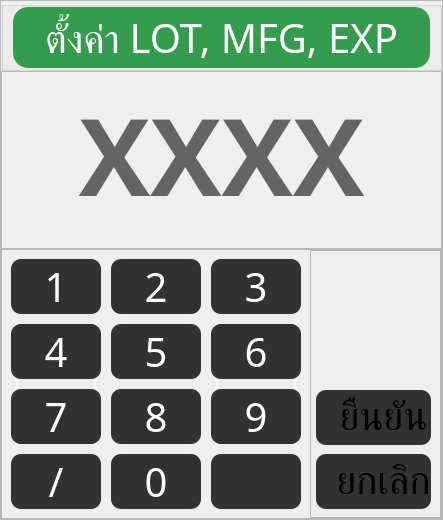
         <widget class="QWidget" name="keyboard">
          <layout class="QVBoxLayout" name="verticalLayout_34">
           <property name="spacing">
            <number>0</number>
           </property>
           <property name="leftMargin">
            <number>0</number>
           </property>
           <property name="topMargin">
            <number>0</number>
           </property>
           <property name="rightMargin">
            <number>0</number>
           </property>
           <property name="bottomMargin">
            <number>0</number>
           </property>
           <item>
            <widget class="QWidget" name="widget_2" native="true">
             <layout class="QVBoxLayout" name="verticalLayout_35">
              <property name="leftMargin">
               <number>0</number>
              </property>
              <property name="topMargin">
               <number>0</number>
              </property>
              <property name="rightMargin">
               <number>0</number>
              </property>
              <property name="bottomMargin">
               <number>0</number>
              </property>
              <item>
               <widget class="QFrame" name="frame_4">
                <property name="minimumSize">
                 <size>
                  <width>0</width>
                  <height>300</height>
                 </size>
                </property>
                <property name="frameShape">
                 <enum>QFrame::Shape::StyledPanel</enum>
                </property>
                <property name="frameShadow">
                 <enum>QFrame::Shadow::Raised</enum>
                </property>
                <layout class="QVBoxLayout" name="verticalLayout_3">
                 <property name="spacing">
                  <number>0</number>
                 </property>
                 <property name="leftMargin">
                  <number>0</number>
                 </property>
                 <property name="topMargin">
                  <number>0</number>
                 </property>
                 <property name="rightMargin">
                  <number>0</number>
                 </property>
                 <property name="bottomMargin">
                  <number>0</number>
                 </property>
                 <item>
                  <widget class="QGroupBox" name="keyboard_title_groupBox">
                   <property name="minimumSize">
                    <size>
                     <width>0</width>
                     <height>70</height>
                    </size>
                   </property>
                   <property name="maximumSize">
                    <size>
                     <width>16777215</width>
                     <height>80</height>
                    </size>
                   </property>
                   <layout class="QHBoxLayout" name="horizontalLayout_60">
                    <property name="leftMargin">
                     <number>9</number>
                    </property>
                    <property name="topMargin">
                     <number>0</number>
                    </property>
                    <property name="rightMargin">
                     <number>9</number>
                    </property>
                    <property name="bottomMargin">
                     <number>0</number>
                    </property>
                    <item>
                     <widget class="QLabel" name="keyboard_title">
                      <property name="minimumSize">
                       <size>
                        <width>0</width>
                        <height>50</height>
                       </size>
                      </property>
                      <property name="maximumSize">
                       <size>
                        <width>16777215</width>
                        <height>65</height>
                       </size>
                      </property>
                      <property name="font">
                       <font>
                        <family>Kanit</family>
                        <pointsize>30</pointsize>
                       </font>
                      </property>
                      <property name="styleSheet">
                       <string notr="true">background-color: rgb(52, 157, 77);
color: rgb(255, 255, 255);
border-radius: 15px;</string>
                      </property>
                      <property name="text">
                       <string>ตั้งค่า LOT, MFG, EXP</string>
                      </property>
                      <property name="alignment">
                       <set>Qt::AlignmentFlag::AlignCenter</set>
                      </property>
                     </widget>
                    </item>
                   </layout>
                  </widget>
                 </item>
                 <item>
                  <widget class="QFrame" name="frame_9">
                   <property name="frameShape">
                    <enum>QFrame::Shape::StyledPanel</enum>
                   </property>
                   <property name="frameShadow">
                    <enum>QFrame::Shadow::Raised</enum>
                   </property>
                   <layout class="QVBoxLayout" name="verticalLayout_38">
                    <property name="spacing">
                     <number>0</number>
                    </property>
                    <property name="bottomMargin">
                     <number>20</number>
                    </property>
                    <item>
                     <widget class="QLabel" name="val_input">
                      <property name="font">
                       <font>
                        <family>Kanit</family>
                        <pointsize>80</pointsize>
                        <bold>true</bold>
                       </font>
                      </property>
                      <property name="styleSheet">
                       <string notr="true">color: rgb(100, 100, 100);
border: none;</string>
                      </property>
                      <property name="text">
                       <string>XXXX</string>
                      </property>
                      <property name="alignment">
                       <set>Qt::AlignmentFlag::AlignCenter</set>
                      </property>
                     </widget>
                    </item>
                   </layout>
                  </widget>
                 </item>
                 <item>
                  <widget class="QFrame" name="frame_5">
                   <property name="minimumSize">
                    <size>
                     <width>0</width>
                     <height>270</height>
                    </size>
                   </property>
                   <property name="maximumSize">
                    <size>
                     <width>16777215</width>
                     <height>270</height>
                    </size>
                   </property>
                   <property name="styleSheet">
                    <string notr="true"/>
                   </property>
                   <property name="frameShape">
                    <enum>QFrame::Shape::StyledPanel</enum>
                   </property>
                   <property name="frameShadow">
                    <enum>QFrame::Shadow::Raised</enum>
                   </property>
                   <layout class="QHBoxLayout" name="horizontalLayout_63">
                    <property name="spacing">
                     <number>0</number>
                    </property>
                    <property name="leftMargin">
                     <number>0</number>
                    </property>
                    <property name="topMargin">
                     <number>0</number>
                    </property>
                    <property name="rightMargin">
                     <number>0</number>
                    </property>
                    <property name="bottomMargin">
                     <number>0</number>
                    </property>
                    <item>
                     <widget class="QFrame" name="frame_6">
                      <property name="palette">
                       <palette>
                        <active>
                         <colorrole role="WindowText">
                          <brush brushstyle="SolidPattern">
                           <color alpha="255">
                            <red>255</red>
                            <green>255</green>
                            <blue>255</blue>
                           </color>
                          </brush>
                         </colorrole>
                         <colorrole role="Button">
                          <brush brushstyle="SolidPattern">
                           <color alpha="255">
                            <red>255</red>
                            <green>255</green>
                            <blue>255</blue>
                           </color>
                          </brush>
                         </colorrole>
                         <colorrole role="Text">
                          <brush brushstyle="SolidPattern">
                           <color alpha="255">
                            <red>255</red>
                            <green>255</green>
                            <blue>255</blue>
                           </color>
                          </brush>
                         </colorrole>
                         <colorrole role="ButtonText">
                          <brush brushstyle="SolidPattern">
                           <color alpha="255">
                            <red>255</red>
                            <green>255</green>
                            <blue>255</blue>
                           </color>
                          </brush>
                         </colorrole>
                         <colorrole role="Base">
                          <brush brushstyle="SolidPattern">
                           <color alpha="255">
                            <red>255</red>
                            <green>255</green>
                            <blue>255</blue>
                           </color>
                          </brush>
                         </colorrole>
                         <colorrole role="Window">
                          <brush brushstyle="SolidPattern">
                           <color alpha="255">
                            <red>255</red>
                            <green>255</green>
                            <blue>255</blue>
                           </color>
                          </brush>
                         </colorrole>
                         <colorrole role="PlaceholderText">
                          <brush brushstyle="SolidPattern">
                           <color alpha="128">
                            <red>255</red>
                            <green>255</green>
                            <blue>255</blue>
                           </color>
                          </brush>
                         </colorrole>
                        </active>
                        <inactive>
                         <colorrole role="WindowText">
                          <brush brushstyle="SolidPattern">
                           <color alpha="255">
                            <red>255</red>
                            <green>255</green>
                            <blue>255</blue>
                           </color>
                          </brush>
                         </colorrole>
                         <colorrole role="Button">
                          <brush brushstyle="SolidPattern">
                           <color alpha="255">
                            <red>255</red>
                            <green>255</green>
                            <blue>255</blue>
                           </color>
                          </brush>
                         </colorrole>
                         <colorrole role="Text">
                          <brush brushstyle="SolidPattern">
                           <color alpha="255">
                            <red>255</red>
                            <green>255</green>
                            <blue>255</blue>
                           </color>
                          </brush>
                         </colorrole>
                         <colorrole role="ButtonText">
                          <brush brushstyle="SolidPattern">
                           <color alpha="255">
                            <red>255</red>
                            <green>255</green>
                            <blue>255</blue>
                           </color>
                          </brush>
                         </colorrole>
                         <colorrole role="Base">
                          <brush brushstyle="SolidPattern">
                           <color alpha="255">
                            <red>255</red>
                            <green>255</green>
                            <blue>255</blue>
                           </color>
                          </brush>
                         </colorrole>
                         <colorrole role="Window">
                          <brush brushstyle="SolidPattern">
                           <color alpha="255">
                            <red>255</red>
                            <green>255</green>
                            <blue>255</blue>
                           </color>
                          </brush>
                         </colorrole>
                         <colorrole role="PlaceholderText">
                          <brush brushstyle="SolidPattern">
                           <color alpha="128">
                            <red>255</red>
                            <green>255</green>
                            <blue>255</blue>
                           </color>
                          </brush>
                         </colorrole>
                        </inactive>
                        <disabled>
                         <colorrole role="WindowText">
                          <brush brushstyle="SolidPattern">
                           <color alpha="255">
                            <red>255</red>
                            <green>255</green>
                            <blue>255</blue>
                           </color>
                          </brush>
                         </colorrole>
                         <colorrole role="Button">
                          <brush brushstyle="SolidPattern">
                           <color alpha="255">
                            <red>255</red>
                            <green>255</green>
                            <blue>255</blue>
                           </color>
                          </brush>
                         </colorrole>
                         <colorrole role="Text">
                          <brush brushstyle="SolidPattern">
                           <color alpha="255">
                            <red>255</red>
                            <green>255</green>
                            <blue>255</blue>
                           </color>
                          </brush>
                         </colorrole>
                         <colorrole role="ButtonText">
                          <brush brushstyle="SolidPattern">
                           <color alpha="255">
                            <red>255</red>
                            <green>255</green>
                            <blue>255</blue>
                           </color>
                          </brush>
                         </colorrole>
                         <colorrole role="Base">
                          <brush brushstyle="SolidPattern">
                           <color alpha="255">
                            <red>255</red>
                            <green>255</green>
                            <blue>255</blue>
                           </color>
                          </brush>
                         </colorrole>
                         <colorrole role="Window">
                          <brush brushstyle="SolidPattern">
                           <color alpha="255">
                            <red>255</red>
                            <green>255</green>
                            <blue>255</blue>
                           </color>
                          </brush>
                         </colorrole>
                         <colorrole role="PlaceholderText">
                          <brush brushstyle="SolidPattern">
                           <color alpha="128">
                            <red>255</red>
                            <green>255</green>
                            <blue>255</blue>
                           </color>
                          </brush>
                         </colorrole>
                        </disabled>
                       </palette>
                      </property>
                      <property name="styleSheet">
                       <string notr="true">QPushButton {
	width: 90px;
	height: 70px;
	background-color: rgb(50, 50, 50);
	color: rgb(255, 255, 255);
	border-radius: 10px;
}

QPushButton:pressed {
    font-size: 40px;
	background-color: rgb(100, 100, 100);
}</string>
                      </property>
                      <property name="frameShadow">
                       <enum>QFrame::Shadow::Plain</enum>
                      </property>
                      <property name="lineWidth">
                       <number>3</number>
                      </property>
                      <layout class="QGridLayout" name="gridLayout">
                       <property name="spacing">
                        <number>10</number>
                       </property>
                       <item row="2" column="0">
                        <widget class="QPushButton" name="key_7">
                         <property name="font">
                          <font>
                           <family>Kanit</family>
                           <pointsize>30</pointsize>
                           <fontweight>Medium</fontweight>
                          </font>
                         </property>
                         <property name="text">
                          <string>7</string>
                         </property>
                        </widget>
                       </item>
                       <item row="3" column="1">
                        <widget class="QPushButton" name="key_0">
                         <property name="minimumSize">
                          <size>
                           <width>0</width>
                           <height>0</height>
                          </size>
                         </property>
                         <property name="maximumSize">
                          <size>
                           <width>16777215</width>
                           <height>150</height>
                          </size>
                         </property>
                         <property name="font">
                          <font>
                           <family>Kanit</family>
                           <pointsize>30</pointsize>
                           <fontweight>Medium</fontweight>
                          </font>
                         </property>
                         <property name="text">
                          <string>0</string>
                         </property>
                        </widget>
                       </item>
                       <item row="0" column="1">
                        <widget class="QPushButton" name="key_2">
                         <property name="font">
                          <font>
                           <family>Kanit</family>
                           <pointsize>30</pointsize>
                           <fontweight>Medium</fontweight>
                          </font>
                         </property>
                         <property name="text">
                          <string>2</string>
                         </property>
                        </widget>
                       </item>
                       <item row="1" column="1">
                        <widget class="QPushButton" name="key_5">
                         <property name="font">
                          <font>
                           <family>Kanit</family>
                           <pointsize>30</pointsize>
                           <fontweight>Medium</fontweight>
                          </font>
                         </property>
                         <property name="text">
                          <string>5</string>
                         </property>
                        </widget>
                       </item>
                       <item row="1" column="0">
                        <widget class="QPushButton" name="key_4">
                         <property name="font">
                          <font>
                           <family>Kanit</family>
                           <pointsize>30</pointsize>
                           <fontweight>Medium</fontweight>
                          </font>
                         </property>
                         <property name="text">
                          <string>4</string>
                         </property>
                        </widget>
                       </item>
                       <item row="0" column="2">
                        <widget class="QPushButton" name="key_3">
                         <property name="font">
                          <font>
                           <family>Kanit</family>
                           <pointsize>30</pointsize>
                           <fontweight>Medium</fontweight>
                          </font>
                         </property>
                         <property name="text">
                          <string>3</string>
                         </property>
                        </widget>
                       </item>
                       <item row="2" column="2">
                        <widget class="QPushButton" name="key_9">
                         <property name="font">
                          <font>
                           <family>Kanit</family>
                           <pointsize>30</pointsize>
                           <fontweight>Medium</fontweight>
                          </font>
                         </property>
                         <property name="text">
                          <string>9</string>
                         </property>
                        </widget>
                       </item>
                       <item row="0" column="0">
                        <widget class="QPushButton" name="key_1">
                         <property name="font">
                          <font>
                           <family>Kanit</family>
                           <pointsize>30</pointsize>
                           <fontweight>Medium</fontweight>
                          </font>
                         </property>
                         <property name="text">
                          <string>1</string>
                         </property>
                        </widget>
                       </item>
                       <item row="2" column="1">
                        <widget class="QPushButton" name="key_8">
                         <property name="font">
                          <font>
                           <family>Kanit</family>
                           <pointsize>30</pointsize>
                           <fontweight>Medium</fontweight>
                          </font>
                         </property>
                         <property name="text">
                          <string>8</string>
                         </property>
                        </widget>
                       </item>
                       <item row="3" column="2">
                        <widget class="QPushButton" name="key_backspace">
                         <property name="minimumSize">
                          <size>
                           <width>0</width>
                           <height>0</height>
                          </size>
                         </property>
                         <property name="maximumSize">
                          <size>
                           <width>16777215</width>
                           <height>150</height>
                          </size>
                         </property>
                         <property name="font">
                          <font>
                           <pointsize>30</pointsize>
                          </font>
                         </property>
                         <property name="text">
                          <string/>
                         </property>
                         <property name="icon">
                          <iconset resource="resource.qrc">
                           <normaloff>:/assets/keyboard/backspace.png</normaloff>:/assets/keyboard/backspace.png</iconset>
                         </property>
                         <property name="iconSize">
                          <size>
                           <width>40</width>
                           <height>40</height>
                          </size>
                         </property>
                        </widget>
                       </item>
                       <item row="3" column="0">
                        <widget class="QPushButton" name="key_backslash">
                         <property name="minimumSize">
                          <size>
                           <width>0</width>
                           <height>0</height>
                          </size>
                         </property>
                         <property name="maximumSize">
                          <size>
                           <width>16777215</width>
                           <height>150</height>
                          </size>
                         </property>
                         <property name="font">
                          <font>
                           <family>Kanit</family>
                           <pointsize>30</pointsize>
                           <fontweight>Medium</fontweight>
                          </font>
                         </property>
                         <property name="text">
                          <string>/</string>
                         </property>
                        </widget>
                       </item>
                       <item row="1" column="2">
                        <widget class="QPushButton" name="key_6">
                         <property name="font">
                          <font>
                           <family>Kanit</family>
                           <pointsize>30</pointsize>
                           <fontweight>Medium</fontweight>
                          </font>
                         </property>
                         <property name="text">
                          <string>6</string>
                         </property>
                        </widget>
                       </item>
                      </layout>
                     </widget>
                    </item>
                    <item>
                     <widget class="QFrame" name="frame_8">
                      <property name="styleSheet">
                       <string notr="true">QPushButton {
	background-color: rgb(50, 50, 50);
	border-radius: 10px;
}
QPushButton:pressed {
	background-color: rgb(100, 100, 100);
}</string>
                      </property>
                      <property name="frameShape">
                       <enum>QFrame::Shape::StyledPanel</enum>
                      </property>
                      <property name="frameShadow">
                       <enum>QFrame::Shadow::Raised</enum>
                      </property>
                      <layout class="QVBoxLayout" name="verticalLayout_36">
                       <property name="spacing">
                        <number>9</number>
                       </property>
                       <property name="leftMargin">
                        <number>5</number>
                       </property>
                       <property name="topMargin">
                        <number>0</number>
                       </property>
                       <property name="bottomMargin">
                        <number>8</number>
                       </property>
                       <item>
                        <widget class="QLabel" name="numberTablets_img">
                         <property name="text">
                          <string/>
                         </property>
                         <property name="pixmap">
                          <pixmap resource="resource.qrc">:/assets/icon/characteristics.png</pixmap>
                         </property>
                         <property name="alignment">
                          <set>Qt::AlignmentFlag::AlignCenter</set>
                         </property>
                        </widget>
                       </item>
                       <item>
                        <widget class="QPushButton" name="key_enter">
                         <property name="minimumSize">
                          <size>
                           <width>0</width>
                           <height>40</height>
                          </size>
                         </property>
                         <property name="maximumSize">
                          <size>
                           <width>16777215</width>
                           <height>55</height>
                          </size>
                         </property>
                         <property name="font">
                          <font>
                           <family>Kanit</family>
                           <pointsize>30</pointsize>
                           <italic>false</italic>
                           <fontweight>Medium</fontweight>
                          </font>
                         </property>
                         <property name="styleSheet">
                          <string notr="true"/>
                         </property>
                         <property name="text">
                          <string>  ยืนยัน</string>
                         </property>
                         <property name="icon">
                          <iconset resource="resource.qrc">
                           <normaloff>:/assets/keyboard/enter.png</normaloff>:/assets/keyboard/enter.png</iconset>
                         </property>
                         <property name="iconSize">
                          <size>
                           <width>40</width>
                           <height>40</height>
                          </size>
                         </property>
                        </widget>
                       </item>
                       <item>
                        <widget class="QPushButton" name="key_cancel">
                         <property name="minimumSize">
                          <size>
                           <width>0</width>
                           <height>40</height>
                          </size>
                         </property>
                         <property name="maximumSize">
                          <size>
                           <width>16777215</width>
                           <height>55</height>
                          </size>
                         </property>
                         <property name="font">
                          <font>
                           <family>Kanit</family>
                           <pointsize>30</pointsize>
                           <italic>false</italic>
                           <fontweight>Medium</fontweight>
                          </font>
                         </property>
                         <property name="text">
                          <string>  ยกเลิก</string>
                         </property>
                         <property name="icon">
                          <iconset resource="resource.qrc">
                           <normaloff>:/assets/keyboard/cancel.png</normaloff>:/assets/keyboard/cancel.png</iconset>
                         </property>
                         <property name="iconSize">
                          <size>
                           <width>40</width>
                           <height>40</height>
                          </size>
                         </property>
                        </widget>
                       </item>
                      </layout>
                     </widget>
                    </item>
                   </layout>
                  </widget>
                 </item>
                </layout>
               </widget>
              </item>
             </layout>
            </widget>
           </item>
          </layout>
         </widget>
